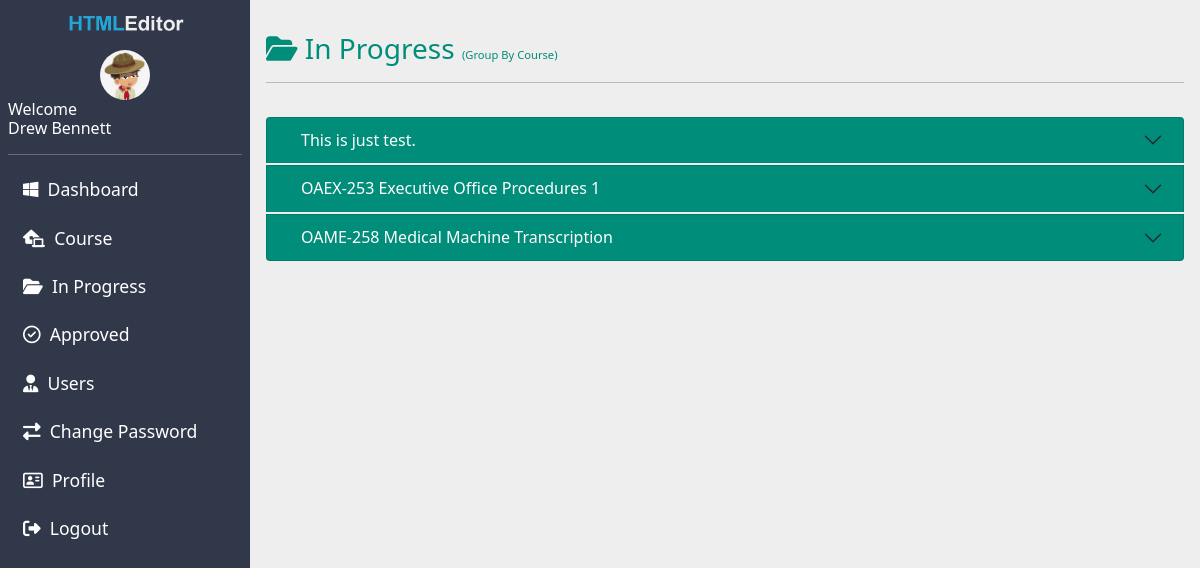
The page /units/index.php (signed in) on the database its author committed.
### tables this page shows
CREATE TABLE IF NOT EXISTS `course` (
  `course_id` int(10) unsigned NOT NULL AUTO_INCREMENT,
  `course_name` varchar(255) DEFAULT NULL,
  `date_created` datetime DEFAULT NULL,
  `author` varchar(255) DEFAULT NULL,
  `sme` int(10) unsigned DEFAULT NULL,
  `c_title` text DEFAULT NULL,
  `c_footer` text DEFAULT NULL,
  `footer_caption` varchar(255) DEFAULT NULL,
  `c_css` text DEFAULT NULL,
  `c_js` text DEFAULT NULL,
  PRIMARY KEY (`course_id`),
  KEY `FK_course_users` (`sme`),
  CONSTRAINT `FK_course_users` FOREIGN KEY (`sme`) REFERENCES `users` (`user_id`)
);

### admin/session/session.php (called while the page is built, shortened)
<?php
class Session
{
    private $sessionState = self::SESSION_NOT_STARTED;
    private static $instance;
    public static function getInstance()
    {
        if ( !isset(self::$instance))
        {
            self::$instance = new self;
        }
        self::$instance->startSession();
        return self::$instance;
    }
    public function startSession()
    {
        if ( $this->sessionState == self::SESSION_NOT_STARTED )
        {
            $this->sessionState = session_start();
        }
        return $this->sessionState;
    }
    public function __get( $name )
    {
        if ( isset($_SESSION[$name]))
        {
            return $_SESSION[$name];
        }
    }
}

### admin/function.php (called while the page is built, shortened)
<?php
require_once('../admin/session/session.php');
require_once('../admin/db/db.php');
$data = Session::getInstance();
$menu_data = simplexml_load_file($data->type != "3" ? "../assets/xml/menu.xml" : "../assets/xml/menu-sme.xml") or die("Failed to load");

### admin/db/config/config.php (called while the page is built)
<?php
class config{
    static function configGet($param){
        $data = parse_ini_file('config.ini',true);
        $path = explode('/',$param);
        foreach($path as $code){
            if(array_key_exists($code,$data))
                $data = $data[$code];
            else{
                $data = "Key not found!";
                break;
            }
        }
       return $data;
    }
}

### admin/db/db.php (called while the page is built, shortened)
<?php
   require_once('config/config.php');
    class db{
        private static $_instance = null;
        private $_pdo,
                $_query,
                $_error = false,
                $_results,
                $_counts = 0;
        private function __construct(){
            try{
                $this->_pdo = new PDO('mysql:host='.config::configGet('mysql/dbHost').';dbname='.config::configGet('mysql/dbName'), config::configGet('mysql/dbUser'), config::configGet('mysql/dbPass'));
            }
            catch (PDOException $e) {
                print "Error!: " . $e->getMessage() . "<br/>";
                die();
            }
        }
        public static function getInstance(){
            if(!isset(self::$_instance))
                self::$_instance = new db();
            return self::$_instance;
        }
        public function query($sql,$params=array()){
            if($this->_query = $this->_pdo->prepare($sql)){
                $x = 1;
                if(count($params)){
                    foreach($params as $param){
                        $this->_query->bindValue($x,$param);
                        $x++;
                    }
                }
                if($this->_query->execute()){
                    $this->_results = $this->_query->fetchAll(PDO::FETCH_OBJ);
                }else{
                    $this->_error = true;
                }
            }
            return $this;
        }
        public function getResults(){
            return $this->_results;
        }
    }
?>

### units/index.php (the view, shortened to what this page needs)
<?php
    require_once('../admin/function.php');
    require_once('../admin/db/db.php');
    require_once('../assets/inc/header.php');
?>
<div class="left-bar">
    <p class="text-center"><img src="../assets/images/logo.png" alt="" width="50%"></p>
    <img src="../assets/images/upload/<?php echo($data->image); ?>" alt="" class="mx-auto d-block rounded-circle" width="50">
    <h6>Welcome<br/><?php echo $data->user; ?></h6>
    <hr>
    <ul class="list-unstyled menu">
        <?php foreach($menu_data->item as $key => $rec):?>
            <li>
                <a class="main-menu" href="<?php echo $rec->link; ?>">
                    <?php echo '<i class="'.$rec->image.'"></i> &nbsp;'. $rec->caption; ?>
                </a>
            </li>
        <?php endforeach; ?>
    </ul>
</div>
<div class="right-bar">
    <div class="container-fluid p-3">
        <div class="row">
            <div class="col-12 my-3"><h2 style="color:rgba(0, 141, 121, 1)"><i class="fas fa-folder-open"></i> In Progress <span style="font-size:40%">(Group By Course)</span></h2><hr></div>
            <div class="col-12">
                <?php
                    $sql = "SELECT * FROM course";
                    $res = db::getInstance()->query($sql)->getResults();
                ?>
                <div class="accordion" id="accordionExample">
                    <?php $i = 0; foreach($res as $key => $rec): ?>
                    <div class="accordion-item">
                        <h2 class="accordion-header" id="heading-<?php echo $i; ?>">
                            <button class="accordion-button collapsed" type="button" data-bs-toggle="collapse" data-bs-target="#collapse-<?php echo $i; ?>" aria-expanded="false" aria-controls="collapse-<?php echo $i; ?>">
                                <?php echo $rec->course_name; ?>
                            </button>
                        </h2>
                    </div>
                    <?php ++$i; endforeach; ?>
                </div>
            </div>
        </div>
    </div>
</div>
<?php
    require_once("../assets/inc/footer.php");
?>

### assets/css/custom.css (style rules this page uses)
.left-bar { position: fixed; width:250px; padding:0.5rem; background-color:#31384A; color:white; min-height: 100vh; left:0; top:0; }
.menu>li { display: block; }
.menu>li>a { display: block; color:white; padding:5px 15px; text-decoration: none; }
.right-bar { width: calc(100% - 250px); min-height:100vh; margin-left:250px; background-color: #eee; }
:root { --bg-color:rgba(0,0,0,0.5); --fg-color:#ffffff; --bg-icon:'\f500'; }
.collapsed::before { display:inline-block; content: "\f07b"; color: #f5c71a; font-family: 'Font Awesome 5 pro'; font-size:18px; font-weight: 900; }

### admin/src/css/custom.css (style rules this page uses)
.left-bar { position: fixed; width:250px; padding:0.5rem; background-color:#31384A; color:white; min-height: 100vh; left:0; top:0; }
.menu>li { display: block; }
.menu>li>a { display: block; color:white; padding:5px 15px; text-decoration: none; }
.right-bar { width: calc(100% - 250px); min-height:100vh; margin-left:250px; background-color: #eee; }
:root { --bg-color:rgba(0,0,0,0.5); --fg-color:#ffffff; --bg-icon:'\f500'; }
h2 { font-size: 1.75rem }
p, ol>li, ul>li, ol>li>p, ul>li>p { font-size:110%;margin-bottom:.75rem; }

### units/index.php (style rules this page uses)
.accordion-button, .accordion-button:focus, .accordion-button:not(.collapsed) { background-color:rgba(0, 141, 121, 1); box-shadow:none; margin:2px 0px; color:white; padding: 0.75rem 1.25rem; }

### rows shown on the page
course: course_name "This is just test."
course: course_name "OAEX-253 Executive Office Procedures 1"
course: course_name "OAME-258 Medical Machine Transcription"

### other values the page prints
$data->user "Drew Bennett"
$rec->caption "Dashboard"
$rec->caption "Course"
$rec->caption "In Progress"
$rec->caption "Approved"
$rec->caption "Users"
$rec->caption "Change Password"
$rec->caption "Profile"
$rec->caption "Logout"
